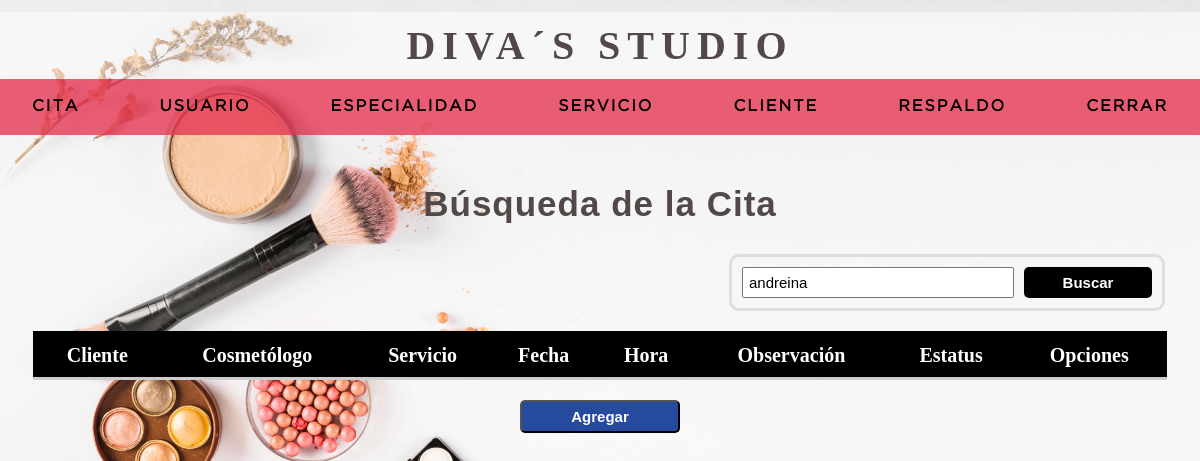
The page /buscar_cita.php?busqueda=Andreina (signed in) on the database as committed earlier.
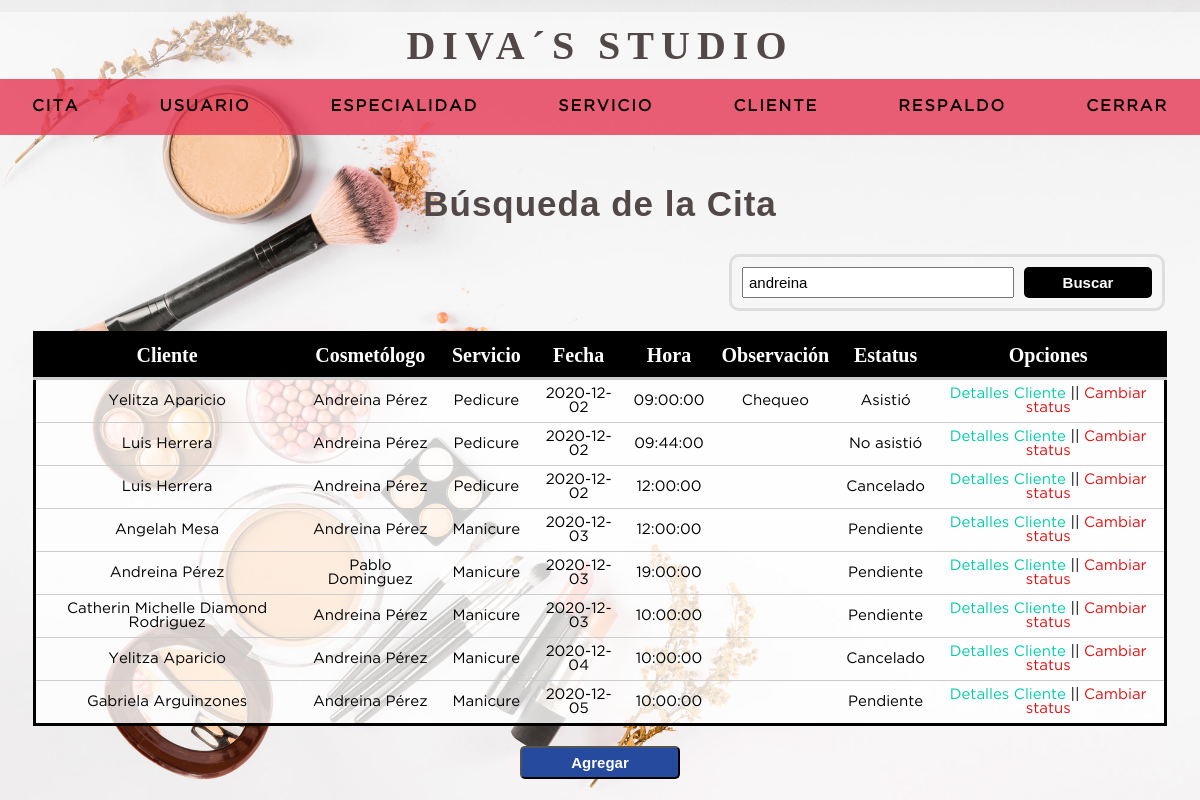
The same page on the database as committed later.
### tables this page shows
CREATE TABLE `cita` (
  `ci_cliente` varchar(20) NOT NULL,
  `ci_cosmetologa` varchar(20) NOT NULL,
  `idservicio` int(11) NOT NULL,
  `fecha` date NOT NULL,
  `hora` time NOT NULL,
  `observacion` varchar(100) NOT NULL,
  `idstatus` int(11) NOT NULL DEFAULT 1,
  PRIMARY KEY (`ci_cliente`,`ci_cosmetologa`,`idservicio`,`fecha`,`hora`) USING BTREE,
  KEY `idservicio` (`idservicio`),
  KEY `fecha` (`fecha`),
  KEY `hora` (`hora`),
  KEY `idstatus` (`idstatus`),
  KEY `ci_cliente` (`ci_cliente`,`ci_cosmetologa`),
  KEY `ci_cosmetologa` (`ci_cosmetologa`),
  CONSTRAINT `cita_ibfk_2` FOREIGN KEY (`ci_cosmetologa`) REFERENCES `trabajo` (`ci_cosmetologa`) ON DELETE CASCADE ON UPDATE CASCADE,
  CONSTRAINT `cita_ibfk_3` FOREIGN KEY (`ci_cliente`) REFERENCES `cliente` (`ci_cliente`) ON DELETE CASCADE ON UPDATE CASCADE,
  CONSTRAINT `cita_ibfk_4` FOREIGN KEY (`idstatus`) REFERENCES `status` (`idatatus`) ON DELETE CASCADE ON UPDATE CASCADE
);

CREATE TABLE `cliente` (
  `ci_cliente` varchar(20) NOT NULL,
  `nombre` varchar(50) NOT NULL,
  `apellido` varchar(50) NOT NULL,
  `fecha_nacimiento` date NOT NULL,
  `codgenero` int(11) NOT NULL,
  `fechaingreso` timestamp NOT NULL DEFAULT current_timestamp() ON UPDATE current_timestamp(),
  `estatus` int(1) NOT NULL DEFAULT 1,
  PRIMARY KEY (`ci_cliente`) USING BTREE,
  KEY `codgenero` (`codgenero`),
  CONSTRAINT `cliente_ibfk_1` FOREIGN KEY (`codgenero`) REFERENCES `genero` (`codgenero`) ON DELETE CASCADE ON UPDATE CASCADE
);

CREATE TABLE `usuario` (
  `ci_usuario` varchar(20) NOT NULL,
  `nombreu` varchar(50) NOT NULL,
  `apellidou` varchar(50) NOT NULL,
  `usuario` varchar(30) NOT NULL,
  `clave` varchar(50) NOT NULL,
  `codgenero` int(11) NOT NULL,
  `idrol` int(11) NOT NULL,
  `direccion` varchar(200) NOT NULL,
  `fechaingreso` timestamp NOT NULL DEFAULT current_timestamp(),
  `estatus` int(1) NOT NULL DEFAULT 1,
  PRIMARY KEY (`ci_usuario`) USING BTREE,
  KEY `idrol` (`idrol`),
  KEY `codgenero` (`codgenero`),
  CONSTRAINT `usuario-genero` FOREIGN KEY (`codgenero`) REFERENCES `genero` (`codgenero`) ON DELETE CASCADE ON UPDATE CASCADE,
  CONSTRAINT `usuario-rol` FOREIGN KEY (`idrol`) REFERENCES `rol` (`idrol`) ON DELETE CASCADE ON UPDATE CASCADE
);

CREATE TABLE `servicio` (
  `idservicio` int(11) NOT NULL AUTO_INCREMENT,
  `descripcion_servicio` varchar(30) NOT NULL,
  PRIMARY KEY (`idservicio`)
);

CREATE TABLE `status` (
  `idatatus` int(11) NOT NULL AUTO_INCREMENT,
  `status` varchar(20) NOT NULL,
  PRIMARY KEY (`idatatus`)
);

### buscar_cita.php (the view, shortened to what this page needs)
<html lang="en">
	<head>
		<?php include "includes/scripts.php";?>
	</head>
	<body>
	<?php include "includes/headeruser.php";
	include 'includes/conexion.php';
	?>
		<section class="container" >
			<?php
				$busqueda =strtolower ($_REQUEST['busqueda']);
			?>
			<h2>Búsqueda de la Cita</h2>
				<form action="buscar_cita.php" method="get" class="form_search">
					<input type="text" name="busqueda" id="busqueda" placeholder="Buscar" value="<?php echo $busqueda;?>">
					<input type="submit" value="Buscar" class="btn_search" placeholder="Buscar">
				</form>
				<table>
					<tr>
						<th>Cliente</th>
						<th>Cosmetólogo</th>
						<th>Servicio</th>
						<th>Fecha</th>
						<th>Hora</th>
						<th>Observación</th>
						<th>Estatus</th>
						<th>Opciones</th>
					</tr>
				<?php
					$query= mysqli_query($conexion, "SELECT cit.ci_cliente, c.nombre, c.apellido,
															cit.ci_cosmetologa, u.nombreu, u.apellidou,
															cit.idservicio, s.descripcion_servicio,
															cit.fecha, cit.hora, cit.observacion,
															cit.idstatus, sta.status
													FROM cita cit
													INNER JOIN cliente c  		ON cit.ci_cliente = c.ci_cliente
													INNER JOIN usuario u  		ON cit.ci_cosmetologa = u.ci_usuario
													INNER JOIN servicio s   	ON cit.idservicio = s.idservicio
													INNER JOIN status sta  		ON cit.idstatus = sta.idatatus
													WHERE
														(c.nombre like '%$busqueda%' OR
														c.apellido like '%$busqueda%' OR
														u.nombreu like '%$busqueda%' OR
														u.apellidou like '%$busqueda%' OR
														s.descripcion_servicio like '%$busqueda%' OR
														cit.fecha like '%$busqueda%' OR
														cit.hora like '%$busqueda%' OR
														sta.status like '%$busqueda%' OR
														observacion like '%$busqueda%')
													ORDER BY cit.fecha ASC");
					while($mostrar=mysqli_fetch_array($query)) {
						$ci_cliente=$mostrar['ci_cliente'];
						$ci_cosmetologa=$mostrar['ci_cosmetologa'];
						$idservicio=$mostrar['idservicio'];
						$fecha=$mostrar['fecha'];
						$hora=$mostrar['hora'];
				?>
					<tr>
						<td><?php echo $mostrar['nombre'].' '. $mostrar['apellido']?></td>
						<td><?php echo $mostrar['nombreu'].' '. $mostrar['apellidou']?></td>
						<td><?php echo $mostrar['descripcion_servicio']?></td>
						<td><?php echo $fecha?></td>
						<td><?php echo $hora?></td>
						<td><?php echo $mostrar['observacion']?></td>
						<td><?php echo $mostrar['status']?></td>
						<td><a class="edit" href="mas_cliente.php?ci=<?php echo $ci_cliente?>">Detalles Cliente</a>
							||
							<a class="delete" href="editar-status.php?
													ci_cliente=<?php echo $ci_cliente;?>
													&ci_cosmetologa=<?php echo $ci_cosmetologa;?>
													&idservicio=<?php echo $idservicio;?>
													&fecha=<?php echo $fecha;?>
													&hora=<?php echo $hora;?>">Cambiar status<a/>
						</td>
					</tr>
				<?php
					}
				?>
				</table>
				<input type="submit" value="Agregar" class="agregar" onclick="location.href='nueva_cita.php'">
		</section>
	</body>
</html>

### includes/scripts.php (shortened to what this page needs)
<link rel="stylesheet" type="text/css" href="css/style.css">
	<link rel="stylesheet" type="text/css" href="jquery-ui-1.12.1.custom/jquery-ui.css">

### includes/headeruser.php (shortened to what this page needs)
<header>
<div class="tit">
	<h1 class="titulo">DIVA´S STUDIO</h1>
</div>
	<nav>
		<ul>
			<li class="principal"> <a href="#">Cita</a>
			</li>
					<li class="principal"> <a href="index.php">Usuario</a>
					</li>
			<?php
				if ($_SESSION['idrol'] !=2) {
			?>
			<li class="principal"> <a href="#">Especialidad</a>
			</li>
			<?php
				}
			?>
			<?php
				if ($_SESSION['idrol'] !=2) {
			?>
				<li class="principal"> <a href="#">Servicio</a>
				</li>
			<?php
				}
			?>
			<li class="principal"> <a href="#">Cliente</a>
			</li>
			<?php
				if ($_SESSION['idrol'] !=2) {
			?>
			<li class="principal"> <a href="backups/respaldo.php" target="_blank">Respaldo</a></li>
			<?php
				}
			?>
			<li class="principal cerrar">
				<a href="includes/salir.php">Cerrar</a>
			</li>
		</ul>
	</nav>
</header>

### css/style.css (style rules this page uses)
* { margin: 0; padding: 0; box-sizing: border-box; }
body { background-image: url('../imagen/bg-2.jpg'); background-position:center; background-repeat: no-repeat; background-size:cover; background-attachment:fixed; }
h1, h2, h3, h4, h5, h6 { font-family: 'arial'; font-weight: bold; letter-spacing: 1px; }
h1 { font-size: 26px; }
h2 { font-size: 20px; }
a { text-decoration: none; }
header { position: absolute; width: 100%; }
.tit { background: rgba(255, 255, 255, 0.5); }
.titulo { text-align: center; font-family: 'Critter'; font-size: 40px; padding: 10px; letter-spacing: 7px; color: rgb(82, 72, 72); }
nav ul { background: rgba(230, 54, 83, 0.788); list-style: none; display: -webkit-flex; display: -moz-flex; display: -ms-flex; display: -o-flex; display: flex; justify-content: center; align-items: center; }
nav ul > li a { position: relative; }
nav a { color: black; display: block; font-size: 12pt; font-family: 'GothamBook'; padding: 20px 40px; text-transform: uppercase; letter-spacing: 2px; transition: 0.5s ; font-weight: bold; }
.container { padding: 10rem 15px 15px; }
.container h2 { color: rgb(82, 72, 72); margin:12px 0 10px 0; font-size: 35px; text-align: center; }
form { margin: auto; padding: 20px 50px; background-color: rgba(255, 255, 255, 0.9); border-radius:2px; border:3px solid #dedede; }
input, select { width: 100%; font-size: 15px; padding: 5px; }
.form_search { display: flex; float:right; background:initial; padding:10px; border-radius:10px; margin: 20px; }
#busqueda { width: 17rem; }
.btn_search { background:#000; font-weight: bold; color: #ffff; padding: 0 20px; width: 8rem; border:0; cursor:pointer; margin-left:10px; border-radius:5px; }
.agregar { background: #264A9E; text-align:center; color:white; width:10rem; cursor: pointer; border-radius:5px; padding:6px; font-weight: bold; }
.container { color: rgb(82, 72, 72); margin:12px 0 10px 0; font-size: 25px; text-align: center; }
table { background: rgba(255, 255, 255, 0.8); border: solid 3px #000; margin: 20px auto; width: 97%; border-collapse:collapse; }
th { padding:10px; font-weight:bold; border-bottom:solid 3px #ccc; font-size: 20px; background: black; color:white; }
td { padding:7px; text-align: center; border-bottom:solid 1px #ccc; font-family: 'GothamBook'; font-size: 15px; }
.edit { color: #00ccaa; }
.delete { color: #df1313; }

Rows that differ between the two databases and show on the page:
added cita: ci_cliente.nombre "Yelitza", ci_cliente.apellido "Aparicio", usuario.nombreu "Andreina", usuario.apellidou "Pérez", idservicio.descripcion_servicio "Pedicure", fecha "2020-12-02", hora "09:00:00", observacion "Chequeo", idstatus.status "Asistió"
added cita: ci_cliente.nombre "Luis", ci_cliente.apellido "Herrera", usuario.nombreu "Andreina", usuario.apellidou "Pérez", idservicio.descripcion_servicio "Pedicure", fecha "2020-12-02", hora "09:44:00", idstatus.status "No asistió"
added cita: ci_cliente.nombre "Luis", ci_cliente.apellido "Herrera", usuario.nombreu "Andreina", usuario.apellidou "Pérez", idservicio.descripcion_servicio "Pedicure", fecha "2020-12-02", hora "12:00:00", idstatus.status "Cancelado"
added cita: ci_cliente.nombre "Angelah", ci_cliente.apellido "Mesa", usuario.nombreu "Andreina", usuario.apellidou "Pérez", idservicio.descripcion_servicio "Manicure", fecha "2020-12-03", hora "12:00:00", idstatus.status "Pendiente"
added cita: ci_cliente.nombre "Andreina", ci_cliente.apellido "Pérez", usuario.nombreu "Pablo", usuario.apellidou "Dominguez", idservicio.descripcion_servicio "Manicure", fecha "2020-12-03", hora "19:00:00", idstatus.status "Pendiente"
added cita: ci_cliente.nombre "Catherin Michelle", ci_cliente.apellido "Diamond Rodriguez", usuario.nombreu "Andreina", usuario.apellidou "Pérez", idservicio.descripcion_servicio "Manicure", fecha "2020-12-03", hora "10:00:00", idstatus.status "Pendiente"
added cita: ci_cliente.nombre "Yelitza", ci_cliente.apellido "Aparicio", usuario.nombreu "Andreina", usuario.apellidou "Pérez", idservicio.descripcion_servicio "Manicure", fecha "2020-12-04", hora "10:00:00", idstatus.status "Cancelado"
added cita: ci_cliente.nombre "Gabriela", ci_cliente.apellido "Arguinzones", usuario.nombreu "Andreina", usuario.apellidou "Pérez", idservicio.descripcion_servicio "Manicure", fecha "2020-12-05", hora "10:00:00", idstatus.status "Pendiente"
